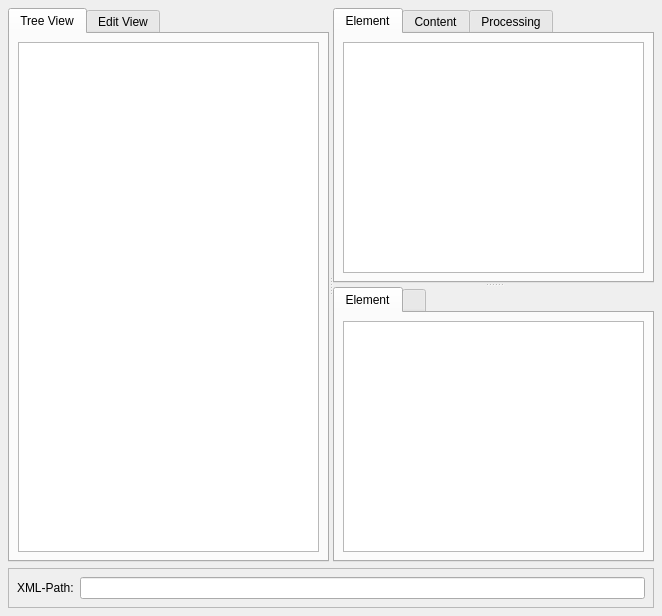
<ui version="4.0" >
 <author></author>
 <comment></comment>
 <exportmacro></exportmacro>
 <class>XmlWindow</class>
 <widget class="QMainWindow" name="MainChild" >
  <property name="geometry" >
   <rect>
    <x>0</x>
    <y>0</y>
    <width>662</width>
    <height>616</height>
   </rect>
  </property>
  <property name="windowTitle" >
   <string>MainWindow</string>
  </property>
  <widget class="QWidget" name="centralWidget" >
   <layout class="QVBoxLayout" >
    <property name="margin" >
     <number>8</number>
    </property>
    <property name="spacing" >
     <number>6</number>
    </property>
    <item>
     <widget class="QSplitter" name="splitter_3" >
      <property name="orientation" >
       <enum>Qt::Horizontal</enum>
      </property>
      <layout class="QHBoxLayout" >
       <property name="margin" >
        <number>8</number>
       </property>
       <property name="spacing" >
        <number>6</number>
       </property>
      </layout>
      <widget class="QTabWidget" name="tabFile" >
       <widget class="QWidget" name="tabTree" >
        <attribute name="title" >
         <string>Tree View</string>
        </attribute>
        <layout class="QVBoxLayout" >
         <property name="margin" >
          <number>8</number>
         </property>
         <property name="spacing" >
          <number>6</number>
         </property>
         <item>
          <widget class="QTreeView" name="treeViewFile" />
         </item>
        </layout>
       </widget>
       <widget class="QWidget" name="tabEdit" >
        <attribute name="title" >
         <string>Edit View</string>
        </attribute>
        <layout class="QVBoxLayout" >
         <property name="margin" >
          <number>8</number>
         </property>
         <property name="spacing" >
          <number>6</number>
         </property>
         <item>
          <widget class="QTextEdit" name="textEditFile" />
         </item>
        </layout>
       </widget>
      </widget>
      <widget class="QSplitter" name="splitter_4" >
       <property name="orientation" >
        <enum>Qt::Vertical</enum>
       </property>
       <layout class="QVBoxLayout" >
        <property name="margin" >
         <number>8</number>
        </property>
        <property name="spacing" >
         <number>6</number>
        </property>
       </layout>
       <widget class="QTabWidget" name="tabElement" >
        <widget class="QWidget" name="tabElement_2" >
         <attribute name="title" >
          <string>Element</string>
         </attribute>
         <layout class="QVBoxLayout" >
          <property name="margin" >
           <number>8</number>
          </property>
          <property name="spacing" >
           <number>6</number>
          </property>
          <item>
           <widget class="QTableView" name="tableViewElement" />
          </item>
         </layout>
        </widget>
        <widget class="QWidget" name="tabContent" >
         <attribute name="title" >
          <string>Content</string>
         </attribute>
         <layout class="QVBoxLayout" >
          <property name="margin" >
           <number>8</number>
          </property>
          <property name="spacing" >
           <number>6</number>
          </property>
          <item>
           <widget class="QTextEdit" name="textEditContent" />
          </item>
         </layout>
        </widget>
        <widget class="QWidget" name="tabProcessing" >
         <attribute name="title" >
          <string>Processing</string>
         </attribute>
        </widget>
       </widget>
       <widget class="QTabWidget" name="tabAttribute" >
        <widget class="QWidget" name="tab" >
         <attribute name="title" >
          <string>Element</string>
         </attribute>
         <layout class="QVBoxLayout" >
          <property name="margin" >
           <number>8</number>
          </property>
          <property name="spacing" >
           <number>6</number>
          </property>
          <item>
           <widget class="QTextBrowser" name="textBrowserElement" />
          </item>
         </layout>
        </widget>
        <widget class="QWidget" name="tab" >
         <attribute name="title" >
          <string/>
         </attribute>
        </widget>
       </widget>
      </widget>
     </widget>
    </item>
    <item>
     <widget class="QFrame" name="frame" >
      <property name="sizePolicy" >
       <sizepolicy>
        <hsizetype>1</hsizetype>
        <vsizetype>4</vsizetype>
        <horstretch>0</horstretch>
        <verstretch>0</verstretch>
       </sizepolicy>
      </property>
      <property name="frameShape" >
       <enum>QFrame::StyledPanel</enum>
      </property>
      <property name="frameShadow" >
       <enum>QFrame::Raised</enum>
      </property>
      <layout class="QHBoxLayout" >
       <property name="margin" >
        <number>8</number>
       </property>
       <property name="spacing" >
        <number>6</number>
       </property>
       <item>
        <layout class="QHBoxLayout" >
         <property name="margin" >
          <number>0</number>
         </property>
         <property name="spacing" >
          <number>6</number>
         </property>
         <item>
          <widget class="QLabel" name="label" >
           <property name="text" >
            <string>XML-Path:</string>
           </property>
          </widget>
         </item>
         <item>
          <widget class="QLineEdit" name="linePath" />
         </item>
        </layout>
       </item>
      </layout>
     </widget>
    </item>
   </layout>
   <widget class="QSplitter" name="splitter" >
    <property name="geometry" >
     <rect>
      <x>60</x>
      <y>60</y>
      <width>576</width>
      <height>549</height>
     </rect>
    </property>
    <property name="orientation" >
     <enum>Qt::Horizontal</enum>
    </property>
   </widget>
   <widget class="QSplitter" name="splitter_2" >
    <property name="geometry" >
     <rect>
      <x>440</x>
      <y>70</y>
      <width>248</width>
      <height>549</height>
     </rect>
    </property>
    <property name="orientation" >
     <enum>Qt::Vertical</enum>
    </property>
   </widget>
  </widget>
 </widget>
 <pixmapfunction></pixmapfunction>
 <resources>
  <include location="test" />
 </resources>
 <connections/>
</ui>
